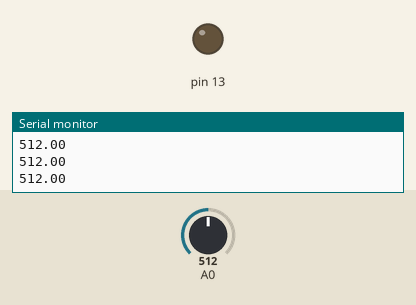
This sketch was run on a simulated Arduino Uno, built with avr-gcc and run on an emulated ATmega328P. On the bench: output pins drawn as LEDs (lit = HIGH), the last lines printed to the serial monitor. The inputs (shaded band) are chosen by the test bench; at power-on: A0 = 512.

Above: at 1.2 s.
1.3 s: A0 set to 214
2.8 s: A0 set to 183
At 3.3 s:
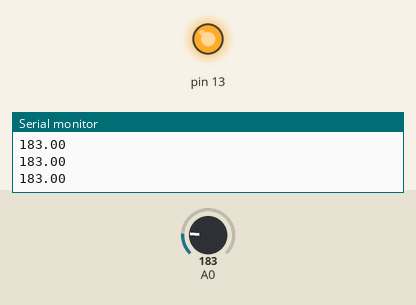
4.3 s: A0 set to 210
At 5.5 s:
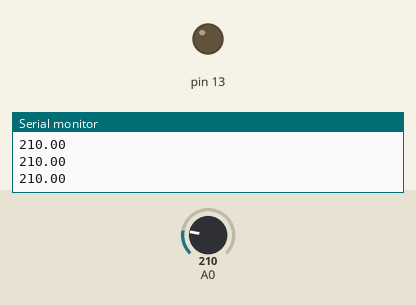
5.8 s: A0 set to 190
At 6.9 s:
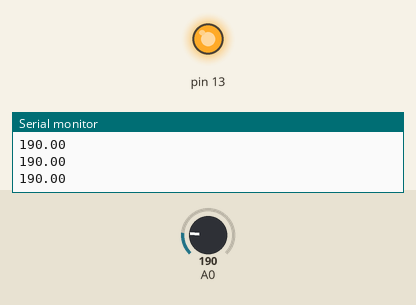
Timing chart, 0 to 8.3 s (numbered marks = the images above; inputs shaded):
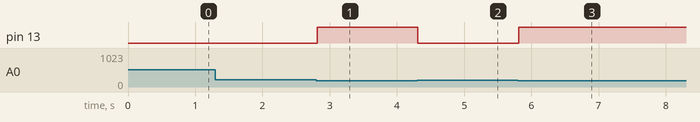

Measured:
- the behaviour switches between 201 and 200 on A0 (found by bisection; images 0 and 1)
- after the input at 2.8 s, pin 13: LOW → HIGH at once
- after the input at 4.3 s, pin 13: HIGH → LOW at once
- after the input at 5.8 s, pin 13: LOW → HIGH at once

The sketch:

Main.ino
```cpp
/*The presented mini project aims to develop an automatic street light controller
using Arduino microcontroller and sensors. The system utilizes a light
sensor to control the electricity based on night and object detection.
This helps in conserving energy, reducing wastage, increasing the lifetime
of the streetlights, and improving safety. Arduino UNO, a low-cost and
easy-to-use programmable microcontroller board, is used for this project.
It features an AVR microcontroller Atmega328, analogue and digital
input/output pins, and can be integrated into various electronic projects.
*/

void setup() {
    Serial.begin(9600);
    pinMode(13,OUTPUT);
}

// Reads the analog input ranging from 0 to 1023
void loop() {
    float sensorValue =
    analogRead(A0);

    Serial.println(sensorValue);
    if(sensorValue<=200){
        digitalWrite(13,HIGH);
    }else{
        digitalWrite(13,LOW);
    }
}
```
